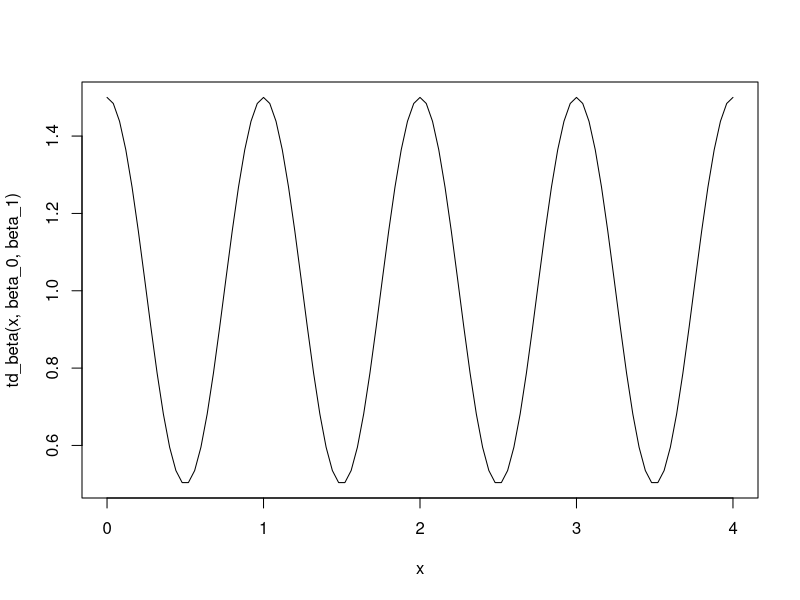
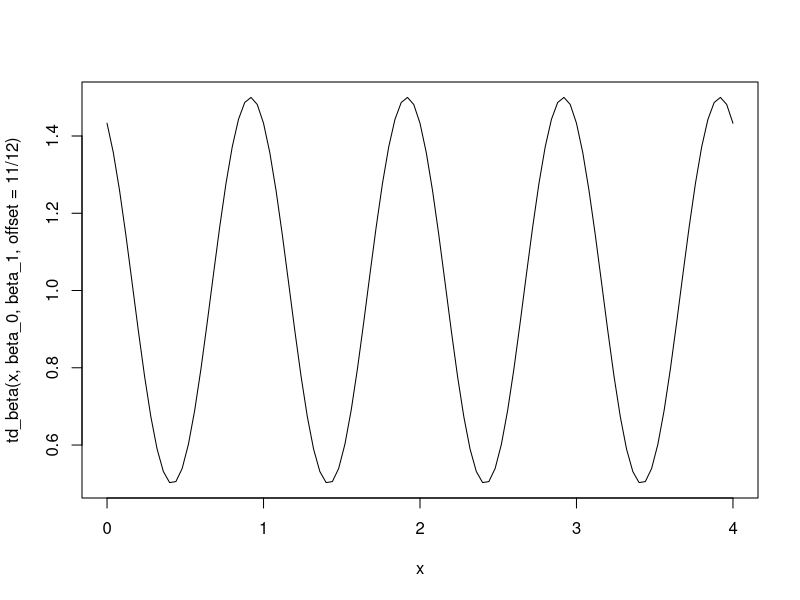

The R source for these figures, in order:

# Define the constants
beta_0 = 1
beta_1 = 0.5

# Define the function beta(t)
td_beta <- function(t, beta_0, beta_1) {
  beta_0 * (1 + beta_1 * cos(2 * pi * t))
}


curve(td_beta(x, beta_0, beta_1), to = 4)

# Define the constants
beta_0 = 1
beta_1 = 0.5

# Define the function beta(t)
td_beta <- function(t, beta_0, beta_1, offset) {
  beta_0 * (1 + beta_1 * cos(2 * pi * (t - offset)))
}


curve(td_beta(x, beta_0, beta_1, offset = 11/12), to = 4)
